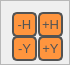
           <widget class="QFrame" name="frame_19">
            <property name="minimumSize">
             <size>
              <width>70</width>
              <height>65</height>
             </size>
            </property>
            <property name="maximumSize">
             <size>
              <width>70</width>
              <height>65</height>
             </size>
            </property>
            <property name="frameShape">
             <enum>QFrame::StyledPanel</enum>
            </property>
            <property name="frameShadow">
             <enum>QFrame::Raised</enum>
            </property>
            <layout class="QGridLayout" name="gridLayout_9">
             <item row="0" column="1">
              <widget class="QPushButton" name="p10">
               <property name="enabled">
                <bool>false</bool>
               </property>
               <property name="minimumSize">
                <size>
                 <width>25</width>
                 <height>25</height>
                </size>
               </property>
               <property name="maximumSize">
                <size>
                 <width>25</width>
                 <height>25</height>
                </size>
               </property>
               <property name="font">
                <font>
                 <pointsize>10</pointsize>
                </font>
               </property>
               <property name="styleSheet">
                <string notr="true">QPushButton {
background-color:rgb(47, 47, 47);
color: rgb(255, 255, 255);
border-style: solid;
border-radius:5px;
border-width:2px; 
border-color:rgb(255, 85, 0);
}
QPushButton:hover {
border-width:3px; 
border-color:rgb(255, 115, 30);
}
QPushButton:pressed {
background-color:rgb(255, 115, 30);
border-color: rgb(255, 195, 110);
border-width: 4px;     
}
QPushButton:disabled{
background-color: rgb(255, 149, 62);
color: rgb(83, 83, 83);
border-color:rgb(83, 83, 83);
}

</string>
               </property>
               <property name="text">
                <string>+H</string>
               </property>
              </widget>
             </item>
             <item row="0" column="0">
              <widget class="QPushButton" name="p9">
               <property name="enabled">
                <bool>false</bool>
               </property>
               <property name="minimumSize">
                <size>
                 <width>25</width>
                 <height>25</height>
                </size>
               </property>
               <property name="maximumSize">
                <size>
                 <width>25</width>
                 <height>25</height>
                </size>
               </property>
               <property name="font">
                <font>
                 <pointsize>10</pointsize>
                </font>
               </property>
               <property name="styleSheet">
                <string notr="true">QPushButton {
background-color:rgb(47, 47, 47);
color: rgb(255, 255, 255);
border-style: solid;
border-radius:5px;
border-width:2px; 
border-color:rgb(255, 85, 0);
}
QPushButton:hover {
border-width:3px; 
border-color:rgb(255, 115, 30);
}
QPushButton:pressed {
background-color:rgb(255, 115, 30);
border-color: rgb(255, 195, 110);
border-width: 4px;     
}
QPushButton:disabled{
background-color: rgb(255, 149, 62);
color: rgb(83, 83, 83);
border-color:rgb(83, 83, 83);
}

</string>
               </property>
               <property name="text">
                <string>-H</string>
               </property>
              </widget>
             </item>
             <item row="1" column="1">
              <widget class="QPushButton" name="p12">
               <property name="enabled">
                <bool>false</bool>
               </property>
               <property name="minimumSize">
                <size>
                 <width>25</width>
                 <height>25</height>
                </size>
               </property>
               <property name="maximumSize">
                <size>
                 <width>25</width>
                 <height>25</height>
                </size>
               </property>
               <property name="font">
                <font>
                 <pointsize>10</pointsize>
                </font>
               </property>
               <property name="styleSheet">
                <string notr="true">QPushButton {
background-color:rgb(47, 47, 47);
color: rgb(255, 255, 255);
border-style: solid;
border-radius:5px;
border-width:2px; 
border-color:rgb(255, 85, 0);
}
QPushButton:hover {
border-width:3px; 
border-color:rgb(255, 115, 30);
}
QPushButton:pressed {
background-color:rgb(255, 115, 30);
border-color: rgb(255, 195, 110);
border-width: 4px;     
}
QPushButton:disabled{
background-color: rgb(255, 149, 62);
color: rgb(83, 83, 83);
border-color:rgb(83, 83, 83);
}

</string>
               </property>
               <property name="text">
                <string>+Y</string>
               </property>
              </widget>
             </item>
             <item row="1" column="0">
              <widget class="QPushButton" name="p11">
               <property name="enabled">
                <bool>false</bool>
               </property>
               <property name="minimumSize">
                <size>
                 <width>25</width>
                 <height>25</height>
                </size>
               </property>
               <property name="maximumSize">
                <size>
                 <width>25</width>
                 <height>25</height>
                </size>
               </property>
               <property name="font">
                <font>
                 <pointsize>10</pointsize>
                </font>
               </property>
               <property name="styleSheet">
                <string notr="true">QPushButton {
background-color:rgb(47, 47, 47);
color: rgb(255, 255, 255);
border-style: solid;
border-radius:5px;
border-width:2px; 
border-color:rgb(255, 85, 0);
}
QPushButton:hover {
border-width:3px; 
border-color:rgb(255, 115, 30);
}
QPushButton:pressed {
background-color:rgb(255, 115, 30);
border-color: rgb(255, 195, 110);
border-width: 4px;     
}
QPushButton:disabled{
background-color: rgb(255, 149, 62);
color: rgb(83, 83, 83);
border-color:rgb(83, 83, 83);
}

</string>
               </property>
               <property name="text">
                <string>-Y</string>
               </property>
              </widget>
             </item>
            </layout>
           </widget>
